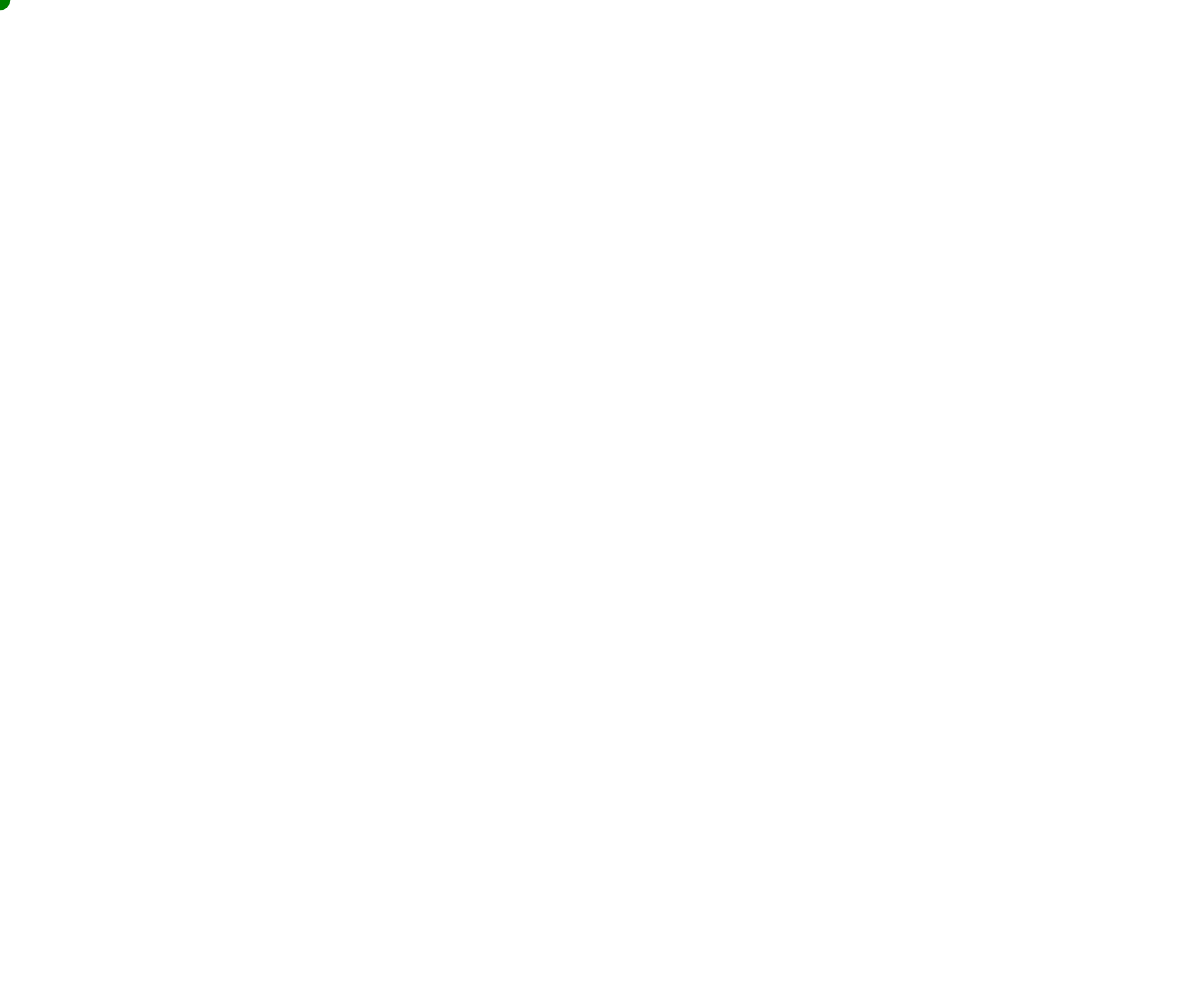
Frame 1 (no input)
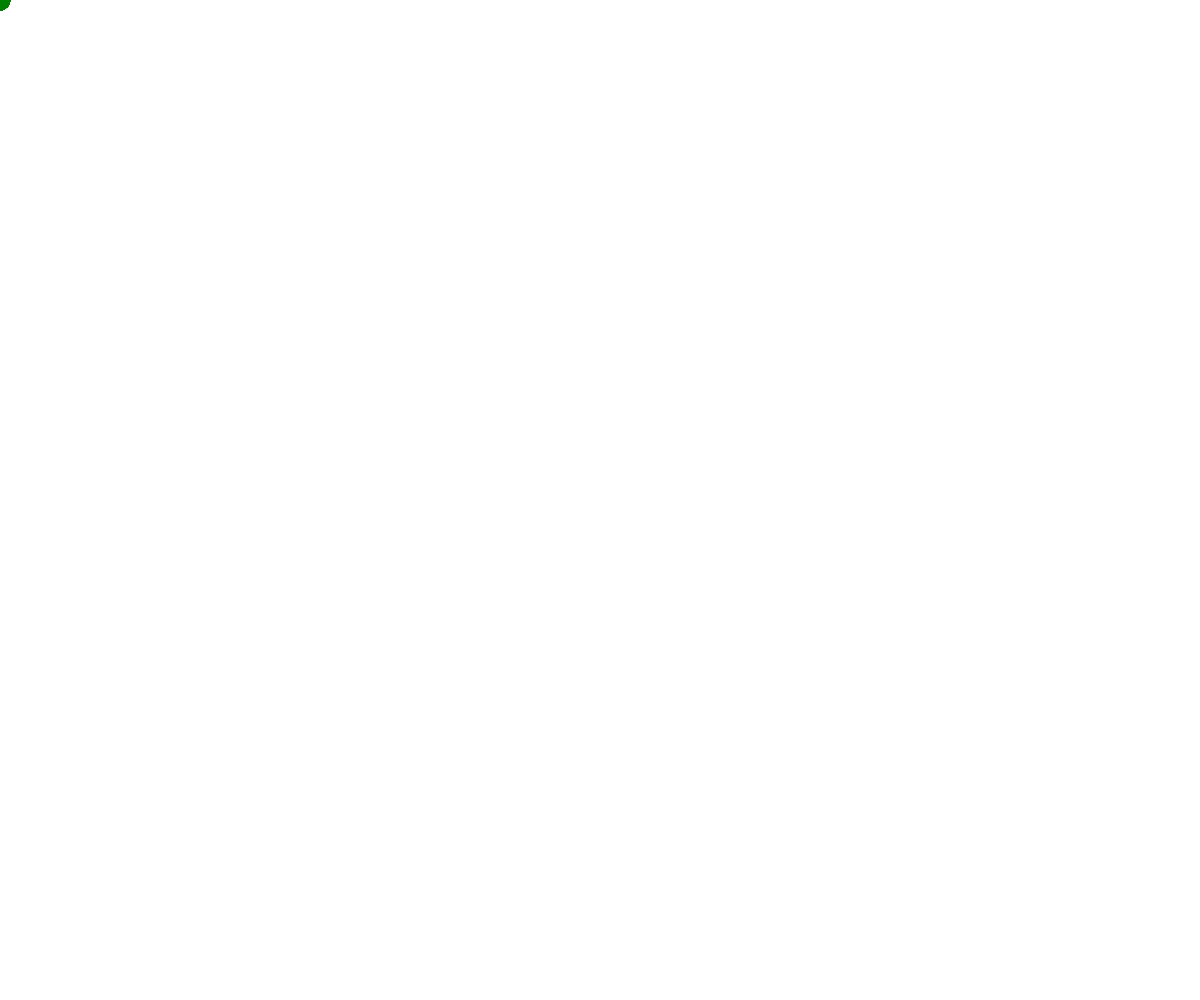
Frame 60 (no input)
Frame 120 (the mouse pressed at the canvas centre since frame 60): identical to frame 60, image omitted

The p5.js sketch that drew these frames (run headless with seeded random() and noise() and a simulated clock; from frame 60 on, the mouse is pressed at the canvas centre):

// p5.js sketch
// ── sketch.js
    let colors = ['blue', 'red', 'green', 'yellow'];
    let color;
    let size;

function setup() {

    createCanvas(windowWidth, windowHeight);
    //add code!
    // stroke(50, 200, 195);
    color = random(colors); // select random color
    size = random(100);
    stroke(color);
    // fill(50, 200, 195);
    fill(color);
    background('white');
}

function draw() {
    //add code!

    if(mouseIsPressed)
    {
        stroke('white');
        fill('white');
    }
    else
    {
        // stroke(50, 200, 195);
        // fill(50, 200, 195);
        // stroke(random(colors));
        noStroke();
        fill(color);
        // fill('black');
    }
    ellipse(mouseX, mouseY, size, size);
}
